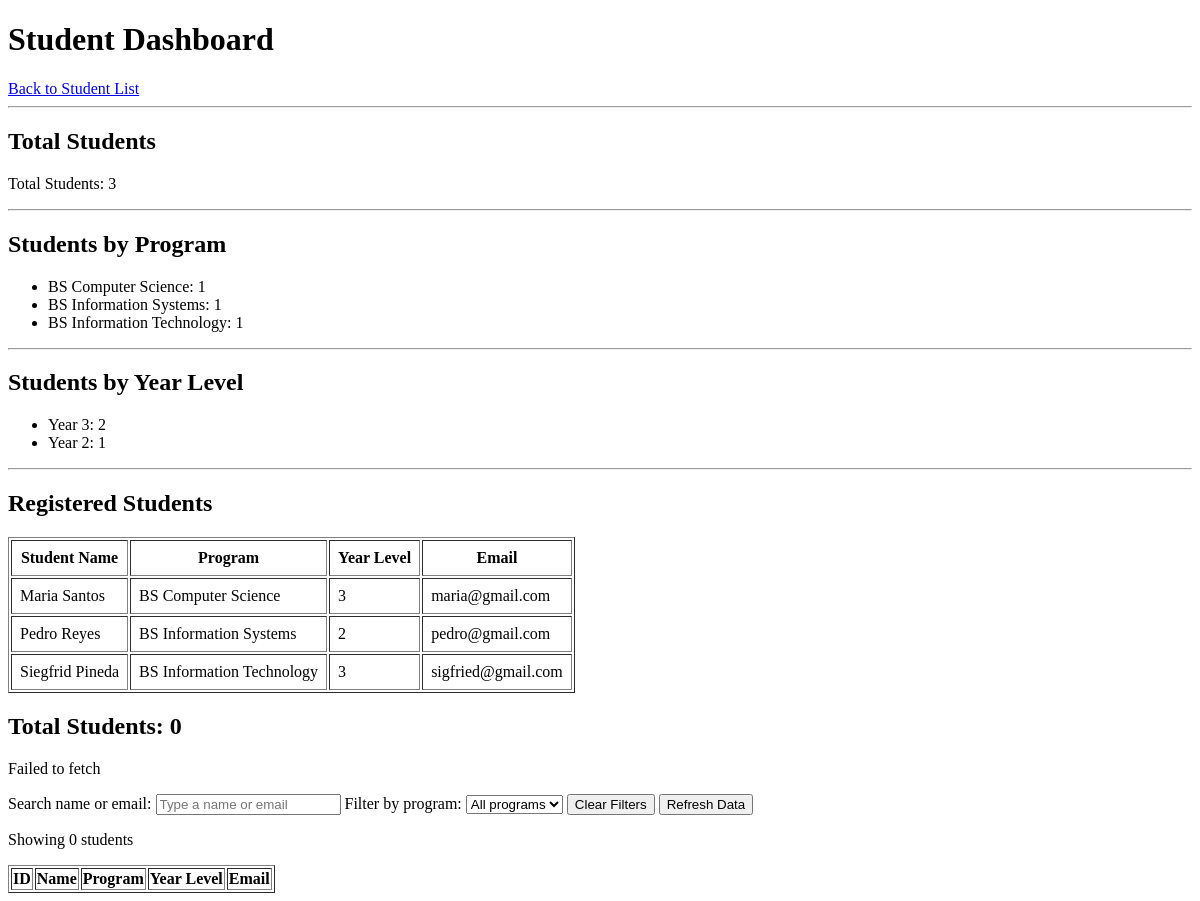
Page /registration/dashboard/ on the earlier database version.
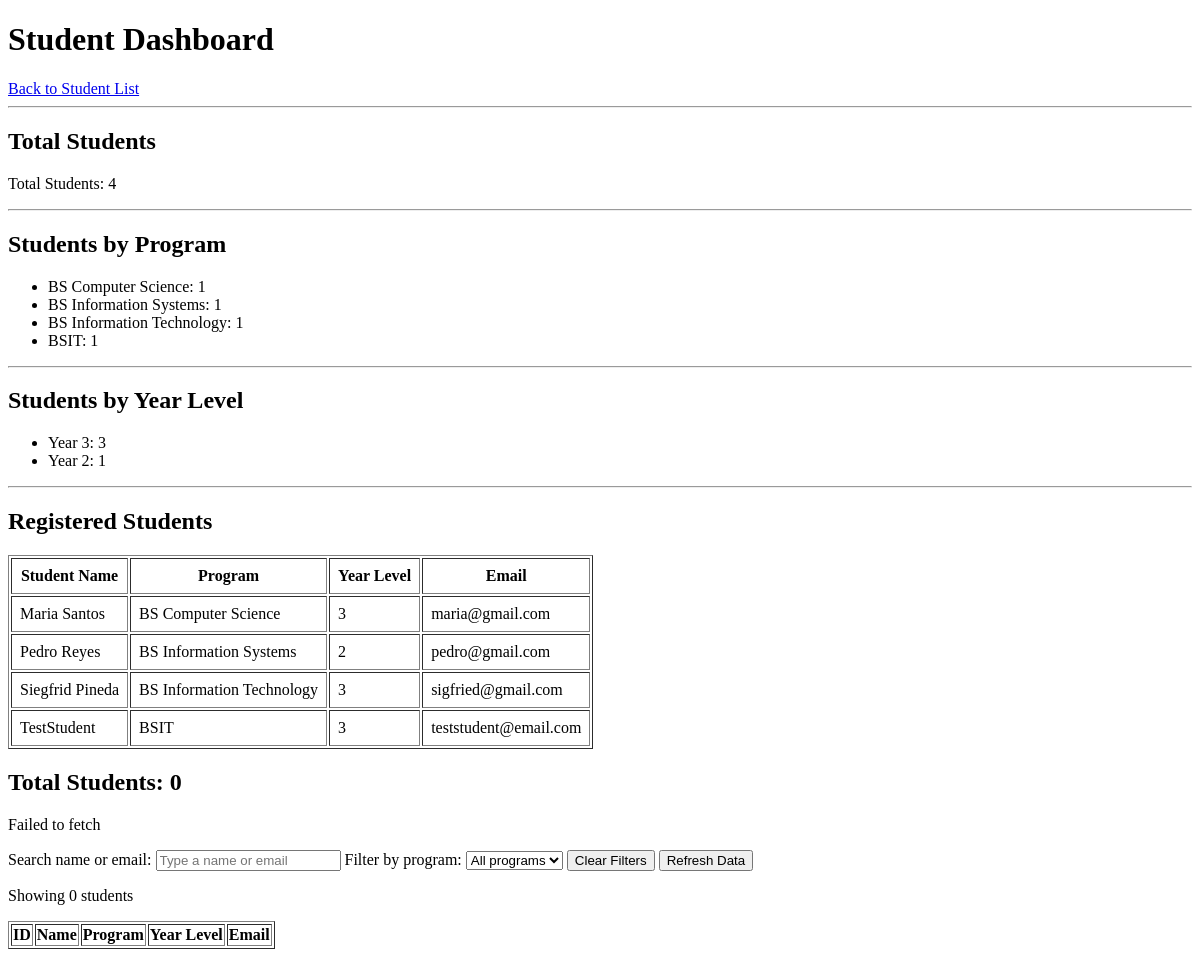
Same page on the later database version.
### registration/models.py (models this page shows, shortened)
class Student(models.Model):
    student_name = models.CharField(max_length=100)
    program = models.CharField(max_length=100)
    year_level = models.IntegerField()
    email = models.EmailField()

### registration/views.py (the view)
def student_dashboard(request):
    students = Student.objects.all()
    total_students = students.count()
    program_counts = {}
    year_counts = {}
    for student in students:
        program_counts[student.program] = (
            program_counts.get(student.program, 0) + 1
        )
        year_counts[student.year_level] = (
            year_counts.get(student.year_level, 0) + 1
        )
    context = {
        'students': students,
        'total_students': total_students,
        'program_counts': program_counts,
        'year_counts': year_counts,
    }
    return render(
        request,
        'registration/student_dashboard.html',
        context
    )

### registration/templates/registration/student_dashboard.html (shortened to what this page needs)
{% load static %}
<!DOCTYPE html>
<html>
<head>
</head>
<body>
    <h1>Student Dashboard</h1>
    <a href="{% url 'student_list' %}">
        Back to Student List
    </a>
    <hr>
    <h2>Total Students</h2>
    <p>
        Total Students: {{ total_students }}
    </p>
    <hr>
    <h2>Students by Program</h2>
    <ul>
        {% for program, count in program_counts.items %}
            <li>
                {{ program }}: {{ count }}
            </li>
        {% empty %}
            <li>No program data available.</li>
        {% endfor %}
    </ul>
    <hr>
    <h2>Students by Year Level</h2>
    <ul>
        {% for year, count in year_counts.items %}
            <li>
                Year {{ year }}: {{ count }}
            </li>
        {% empty %}
            <li>No year level data available.</li>
        {% endfor %}
    </ul>
    <hr>
    <h2>Registered Students</h2>
    <table border="1" cellpadding="8">
        <tr>
            <th>Student Name</th>
            <th>Program</th>
            <th>Year Level</th>
            <th>Email</th>
        </tr>
        {% for student in students %}
        <tr>
            <td>{{ student.student_name }}</td>
            <td>{{ student.program }}</td>
            <td>{{ student.year_level }}</td>
            <td>{{ student.email }}</td>
        </tr>
        {% empty %}
        <tr>
            <td colspan="4">
                No students registered.
            </td>
        </tr>
        {% endfor %}
    </table>
    <h2>
    Total Students:
    <span id="student-count">0</span>
</h2>
<p id="error-message"></p>
<section>
    <label for="student-search">Search name or email:</label>
    <input
        type="search"
        id="student-search"
        placeholder="Type a name or email"
    >
    <label for="program-filter">Filter by program:</label>
    <select id="program-filter">
        <option value="">All programs</option>
    </select>
    <button type="button" id="clear-filters">
        Clear Filters
    </button>
    <button type="button" id="refresh-students">
        Refresh Data
    </button>
</section>
<p id="result-count" aria-live="polite">Showing 0 students</p>
<table border="1" id="student-table">
    <thead>
        <tr>
            <th>ID</th>
            <th>Name</th>
            <th>Program</th>
            <th>Year Level</th>
            <th>Email</th>
        </tr>
    </thead>
</table>
</body>
</html>

Differences in the rows shown:
added Student: program_counts "BSIT", student_name "TestStudent", program "BSIT", year_level "3", email "teststudent@email.com"
Other differences:
{{ total_students }}: "3" → "4"
new list line: ": 1"
new list line: "Year 3 : 3"
list line gone: "Year 3 : 2"
